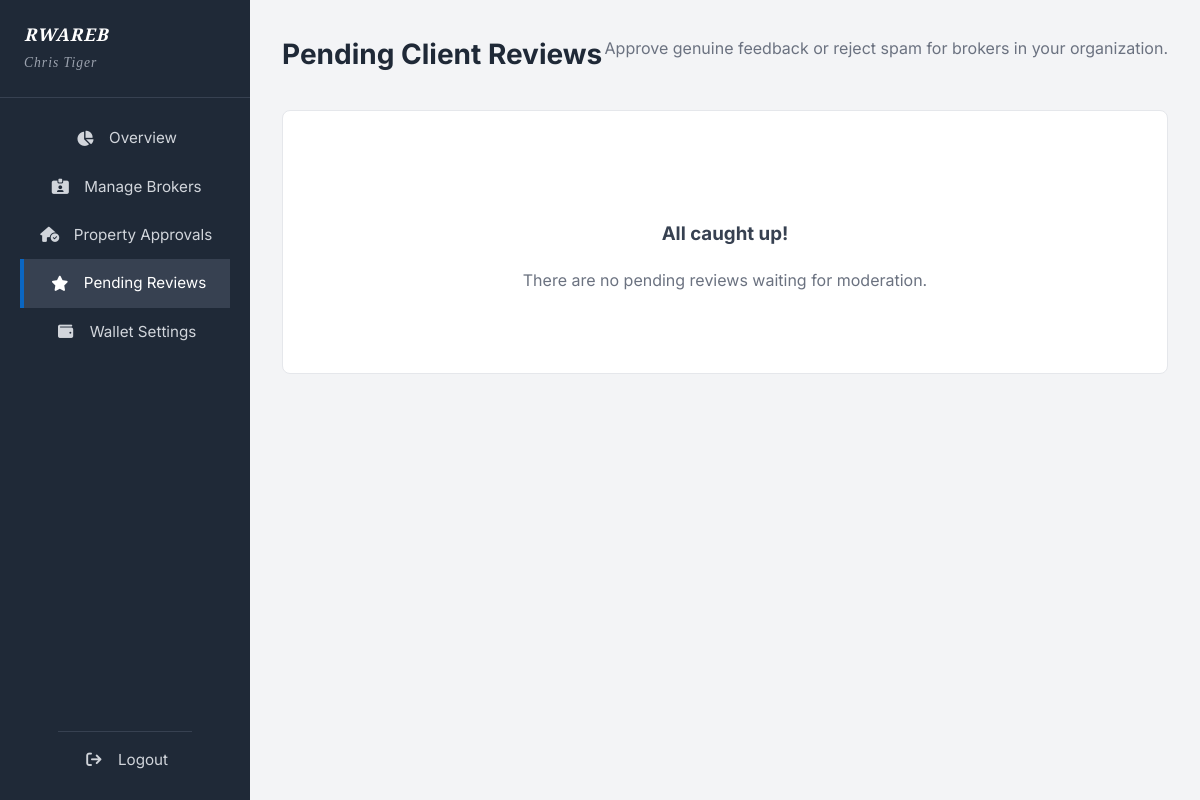
Screenshot of /assocdash/reviews (signed in) with the database file from the repository.
### models.py (models this page shows)
class Organization(db.Model):
    __tablename__ = 'organizations'
    id = db.Column(db.String(36), primary_key=True, default=generate_uuid)
    name = db.Column(db.String(150), unique=True, nullable=False)
    registration_number = db.Column(db.String(100), unique=True, nullable=False)
    email = db.Column(db.String(150), nullable=False)
    phone = db.Column(db.String(30), nullable=False)
    address = db.Column(db.Text, nullable=True)
    status = db.Column(db.String(20), default='Active')  # 'Active' or 'Suspended'
    created_by = db.Column(db.String(36), db.ForeignKey('super_admins.id'), nullable=False)
    created_at = db.Column(db.DateTime, default=datetime.utcnow)
    updated_at = db.Column(db.DateTime, default=datetime.utcnow, onupdate=datetime.utcnow)
    admins = db.relationship('AssociationAdmin', backref='organization', lazy=True)

class AssociationAdmin(db.Model):
    __tablename__ = 'association_admins'
    id = db.Column(db.String(36), primary_key=True, default=generate_uuid)
    full_name = db.Column(db.String(100), nullable=False)
    email = db.Column(db.String(150), unique=True, nullable=False)
    password_hash = db.Column(db.Text, nullable=False)
    organization_id = db.Column(db.String(36), db.ForeignKey('organizations.id'), nullable=False)
    account_status = db.Column(db.String(20), default='Active')  # 'Active' or 'Revoked'
    approved_at = db.Column(db.DateTime, nullable=True)
    created_by = db.Column(db.String(36), db.ForeignKey('super_admins.id'), nullable=False)
    created_at = db.Column(db.DateTime, default=datetime.utcnow)
    updated_at = db.Column(db.DateTime, default=datetime.utcnow, onupdate=datetime.utcnow)
    wallet_address = db.Column(db.String(100), nullable=True)

### association.py (the view)
@association.route('/assocdash/reviews')
@assoc_login_required
def manage_reviews():
    admin = AssociationAdmin.query.get(session['assoc_admin_id'])
    org_brokers = Broker.query.filter_by(organization_id=admin.organization_id).all()
    broker_ids = [b.id for b in org_brokers]
    pending_reviews = Review.query.filter(
        Review.broker_id.in_(broker_ids),
        Review.is_approved == False
    ).order_by(Review.created_at.desc()).all()
    return render_template('assoc_reviews.html', admin=admin, pending_reviews=pending_reviews)

### association.py (called while the page is built)
def assoc_login_required(f):
    @wraps(f)
    def decorated_function(*args, **kwargs):
        if 'assoc_admin_id' not in session:
            return redirect(url_for('landing.login_portal'))
        return f(*args, **kwargs)
    return decorated_function

### templates/assoc_reviews.html (shortened to what this page needs)
{% extends "assoc_base.html" %}
{% block content %}
<div class="admin-header">
    <h1>Pending Client Reviews</h1>
    <p style="color: var(--text-muted); margin-top: 0.25rem;">Approve genuine feedback or reject spam for brokers in your organization.</p>
</div>
<div class="review-feed">
    {% for review in pending_reviews %}
    <div class="review-card">
        <div class="review-header">
            <div>
                <div class="client-info">{{ review.client_name }}</div>
                <div class="broker-target">Review for Broker: <strong>{{ review.broker.full_name }}</strong> ({{ review.broker.license_number }})</div>
            </div>
            <div class="stars">
                {% for _ in range(review.rating) %}
                    <i class="fa-solid fa-star"></i>
                {% endfor %}
                {% for _ in range(5 - review.rating) %}
                    <i class="fa-regular fa-star" style="color: #D1D5DB;"></i>
                {% endfor %}
            </div>
        </div>
        <div class="review-comment">
            "{{ review.comment }}"
        </div>
        <div class="action-group">
            <form action="{{ url_for('association.approve_review', review_id=review.id) }}" method="POST" style="margin: 0;">
                <button type="submit" class="btn-approve"><i class="fa-solid fa-check"></i> Approve & Publish</button>
            </form>
            <form action="{{ url_for('association.reject_review', review_id=review.id) }}" method="POST" style="margin: 0;" onsubmit="return confirm('Are you sure you want to delete this review? This cannot be undone.');">
                <button type="submit" class="btn-reject"><i class="fa-solid fa-trash"></i> Reject Spam</button>
            </form>
        </div>
    </div>
    {% else %}
    <div style="text-align: center; padding: 4rem 1rem; background: white; border: 1px solid var(--border-grey); border-radius: 8px;">
        <h3 style="color: #374151;">All caught up!</h3>
        <p style="color: #6B7280;">There are no pending reviews waiting for moderation.</p>
    </div>
    {% endfor %}
</div>
{% endblock %}

### templates/assoc_base.html (shortened to what this page needs)
<!DOCTYPE html>
<html lang="en">
<head>
    <link rel="stylesheet" href="https://cdnjs.cloudflare.com/ajax/libs/font-awesome/6.4.0/css/all.min.css">
    <link rel="stylesheet" href="{{ url_for('static', filename='css/style.css') }}">
    <link rel="stylesheet" href="{{ url_for('static', filename='css/admin_style.css') }}">
</head>
<body>
    <div class="admin-layout">
        <aside class="admin-sidebar" style="background-color: #1F2937;">
            <div class="logo" style="padding: 1.5rem; border-bottom: 1px solid #374151;">
                <span style="display: block; font-size: 1.1rem; font-weight: bold; line-height: 1.2; color: white;">{{
                    current_admin.organization.name }}</span>
                <span
                    style="display: block; font-size: 0.85rem; color: #9CA3AF; font-weight: normal; margin-top: 0.4rem;">{{
                    current_admin.full_name }}</span>
            </div>
            <nav class="admin-nav">
                <a href="{{ url_for('association.dashboard') }}" class="{% if request.endpoint == 'association.dashboard' %}active{% endif %}">
                    <i class="fa-solid fa-chart-pie"></i> Overview
                </a>
                <a href="{{ url_for('association.brokers') }}" class="{% if 'brokers' in request.path %}active{% endif %}">
                    <i class="fa-solid fa-id-card-clip"></i> Manage Brokers
                </a>
                <a href="{{ url_for('association.manage_properties') }}" class="{% if 'properties' in request.path %}active{% endif %}">
                    <i class="fa-solid fa-house-circle-check"></i> Property Approvals
                </a>
                <a href="{{ url_for('association.manage_reviews') }}" class="{% if 'reviews' in request.path %}active{% endif %}">
                    <i class="fa-solid fa-star"></i> Pending Reviews
                </a>
                <a href="{{ url_for('association.settings') }}" class="{% if 'settings' in request.path %}active{% endif %}">
                    <i class="fa-solid fa-wallet"></i> Wallet Settings
                </a>
                <a href="{{ url_for('association.logout') }}" style="margin-top: auto; border-top: 1px solid #374151; padding-top: 1rem;">
                    <i class="fa-solid fa-arrow-right-from-bracket"></i> Logout
                </a>
            </nav>
        </aside>
        <main class="admin-main">
            {% block content %}{% endblock %}
        </main>
    </div>
</body>
</html>

### static/css/style.css (style rules this page uses)
:root { --bg-white: #FFFFFF; --text-dark: #1F2937; --text-muted: #6B7280; --border-grey: #E5E7EB; --hover-grey: #F3F4F6; --btn-blue: #0A66C2; --btn-blue-hover: #004182; --footer-bg: #2f426b; }
body { font-family: 'Inter', sans-serif; background-color: var(--bg-white); color: var(--text-dark); margin: 0; padding: 0; line-height: 1.6; display: flex; flex-direction: column; min-height: 100vh; }
nav { max-width: 1200px; margin: 0 auto; padding: 1rem 2rem; display: flex; justify-content: space-between; align-items: center; }
.logo { font-family: 'Playfair Display', serif; font-size: 1.5rem; font-style: italic; color: var(--text-dark); text-decoration: none; letter-spacing: 1px; font-weight: 700; }
main { max-width: 1200px; margin: 0 auto; padding: 2rem; flex: 1; }

### static/css/admin_style.css (style rules this page uses)
.admin-layout { display: flex; min-height: 100vh; background-color: var(--bg-white); }
.admin-sidebar { width: 250px; background-color: var(--text-dark); color: var(--bg-white); display: flex; flex-direction: column; }
.admin-sidebar .logo { padding: 1.5rem; color: var(--bg-white); border-bottom: 1px solid #374151; display: block; }
.admin-nav { display: flex; flex-direction: column; padding: 1rem 0; flex: 1; }
.admin-nav a { color: #D1D5DB; text-decoration: none; padding: 0.75rem 1.5rem; display: flex; align-items: center; font-size: 0.95rem; transition: background-color 0.2s, color 0.2s; }
.admin-nav a:hover, .admin-nav a.active { background-color: #374151; color: var(--bg-white); border-left: 4px solid var(--btn-blue); }
.admin-nav i { margin-right: 10px; width: 20px; text-align: center; }
.admin-main { flex: 1; background-color: var(--hover-grey); padding: 2rem; overflow-y: auto; }
.admin-header { display: flex; justify-content: space-between; align-items: center; margin-bottom: 2rem; }
.admin-header h1 { margin: 0; font-size: 1.75rem; color: var(--text-dark); }

### templates/assoc_base.html (style rules this page uses)
.admin-nav a { display: flex; align-items: center; }
.admin-nav a i { width: 24px; margin-right: 0.75rem; }

### templates/assoc_reviews.html (style rules this page uses)
.review-feed { display: flex; flex-direction: column; gap: 1.5rem; margin-top: 1.5rem; max-width: 900px; }

### rows the page displays
Organization: organization.name "RWAREB"
AssociationAdmin: full_name "Chris Tiger"
